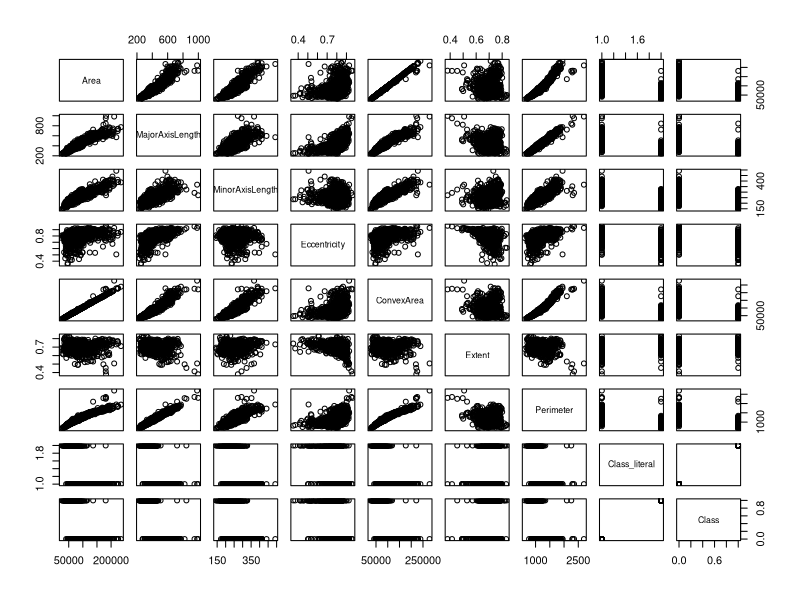
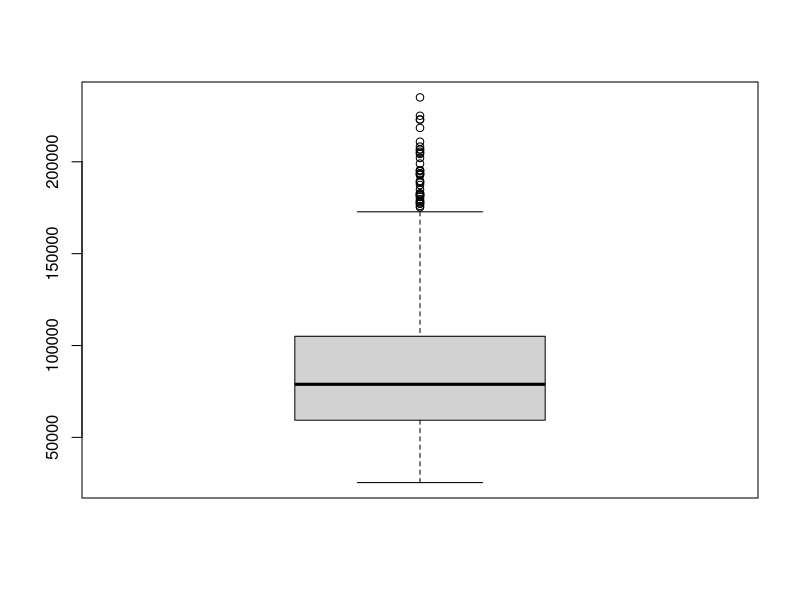
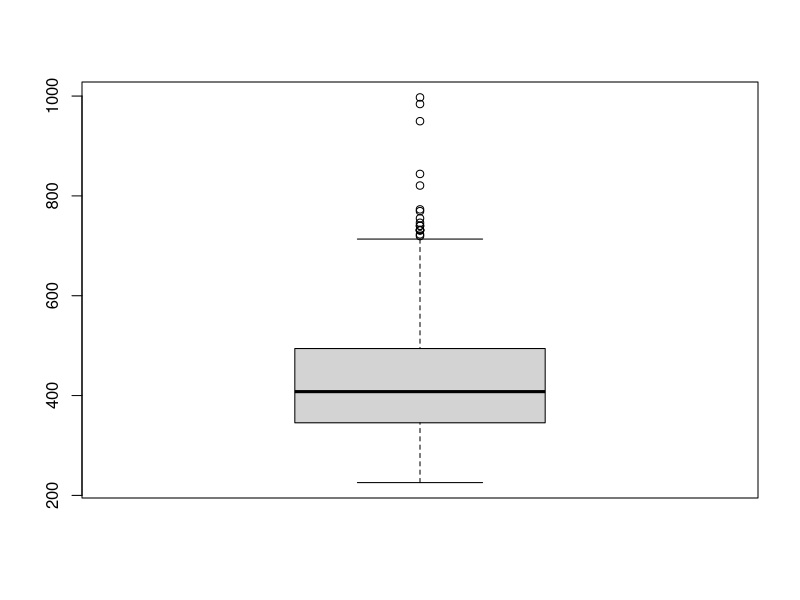
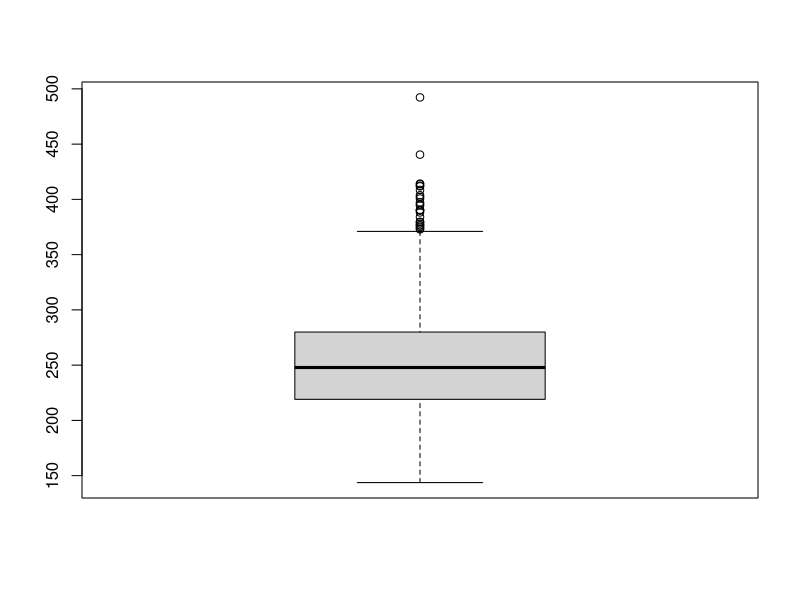
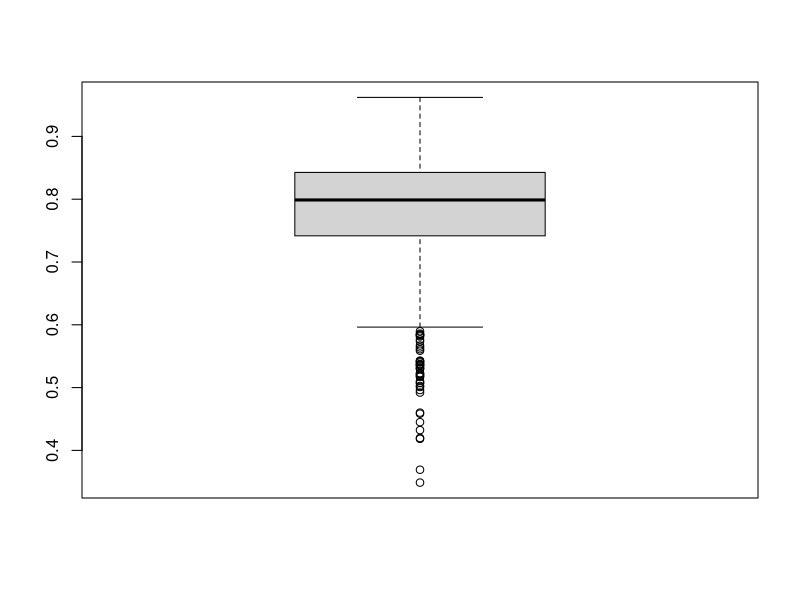
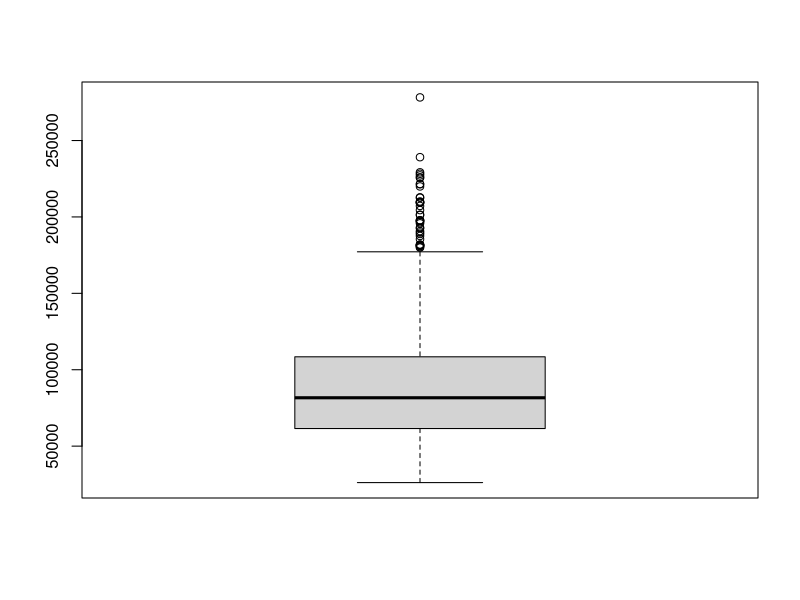
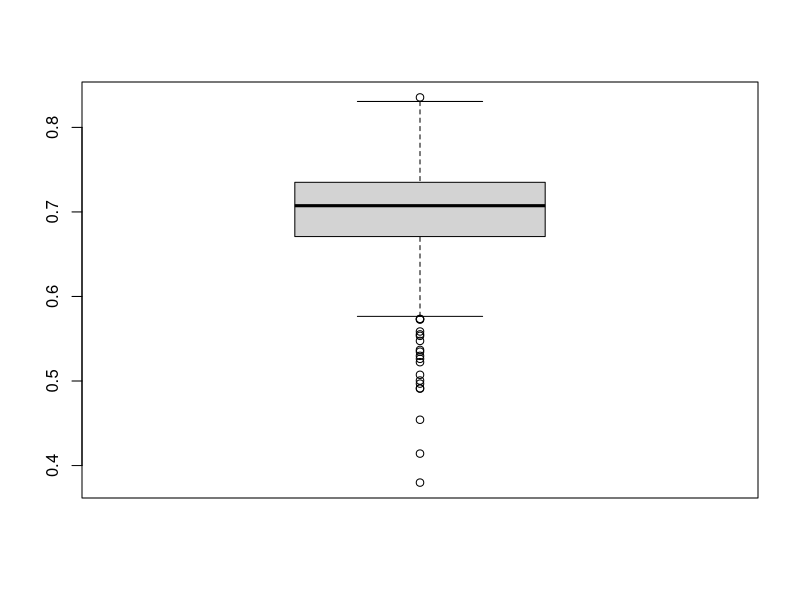
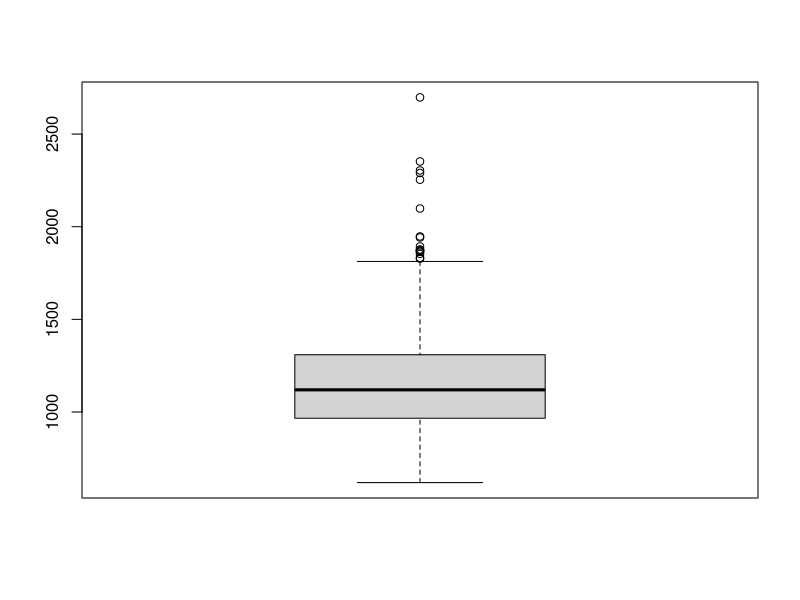

These charts were generated, in order, by the following R code:
## ---- chunk 1
library(ggplot2)
## ---- chunk 2
data = read.csv('datasets/Raisin_Dataset.csv', header=TRUE, sep=";")
## ---- chunk 3
summary(data)
## ---- chunk 4
plot(data)
## ---- chunk 5
boxplot(data$Area)
## ---- chunk 6
boxplot(data$MajorAxisLength)
## ---- chunk 7
boxplot(data$MinorAxisLength)
## ---- chunk 8
boxplot(data$Eccentricity)
## ---- chunk 9
boxplot(data$ConvexArea)
## ---- chunk 10
boxplot(data$Extent)
## ---- chunk 11
boxplot(data$Perimeter)
## ---- chunk 12
boxplot(data$Class)
## ---- chunk 13
ggplot() + geom_histogram(data = subset(x=data, subset=Class==1), aes(x = Area), fill = 'black', alpha = 0.5) + geom_histogram(data = subset(x=data, subset=Class==0), aes(x = Area), fill='yellow', alpha = 0.5) 
## ---- chunk 14
ggplot() + geom_histogram(data = subset(x=data, subset=Class==1), aes(x = MajorAxisLength), fill = 'black', alpha = 0.5) + geom_histogram(data = subset(x=data, subset=Class==0), aes(x = MajorAxisLength), fill='yellow', alpha = 0.5)
## ---- chunk 15
ggplot() + geom_histogram(data = subset(x=data, subset=Class==1), aes(x = MinorAxisLength), fill = 'black', alpha = 0.5) + geom_histogram(data = subset(x=data, subset=Class==0), aes(x = MinorAxisLength), fill='yellow', alpha = 0.5)
## ---- chunk 16
ggplot() + geom_histogram(data = subset(x=data, subset=Class==1), aes(x = Eccentricity), fill = 'black', alpha = 0.5) + geom_histogram(data = subset(x=data, subset=Class==0), aes(x = Eccentricity), fill='yellow', alpha = 0.5)
## ---- chunk 17
ggplot() + geom_histogram(data = subset(x=data, subset=Class==1), aes(x = ConvexArea), fill = 'black', alpha = 0.5) + geom_histogram(data = subset(x=data, subset=Class==0), aes(x = ConvexArea), fill='yellow', alpha = 0.5)
## ---- chunk 18
ggplot() + geom_histogram(data = subset(x=data, subset=Class==1), aes(x = Extent), fill = 'black', alpha = 0.5) + geom_histogram(data = subset(x=data, subset=Class==0), aes(x = Extent), fill='yellow', alpha = 0.5)
## ---- chunk 19
ggplot() + geom_histogram(data = subset(x=data, subset=Class==1), aes(x = Perimeter), fill = 'black', alpha = 0.5) + geom_histogram(data = subset(x=data, subset=Class==0), aes(x = Perimeter), fill='yellow', alpha = 0.5)
